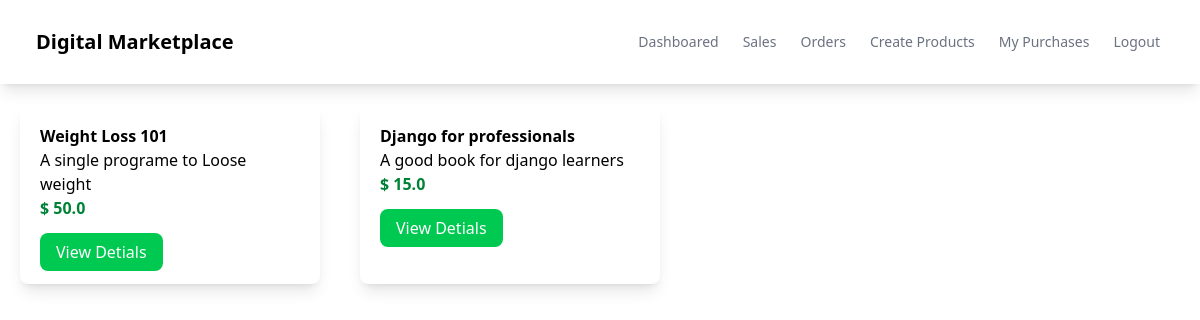
The page / on the database its author committed.
### myapp/models.py (models this page shows, shortened)
class Product(models.Model):
    name = models.CharField(max_length=100)
    description = models.CharField(max_length=100)
    price = models.FloatField()
    file = models.FileField(upload_to='uploads')

### myapp/views.py (the view)
# urls.py: path('',views.index,name='index'),
def index(request):
    products = Product.objects.all()
    return render(request,'myapp/index.html',{'products':products})

### myapp/templates/myapp/index.html (shortened to what this page needs)
{% extends 'myapp/base.html' %}
{% block content %}
<div class="product-container flex">
   {% for product in products %}
   <div class="product shadow-lg w-1/4 rounded-lg m-5">
      <div class="p-5">
         <div class="font-bold">
            {{product.name}}
         </div>
         <div>
            {{product.description}}
         </div>
         <div class="text-green-700 font-bold">
            $ {{product.price}}
         </div>
         <div class="mt-5">
            <a class="bg-green-500 text-white px-4 py-2 rounded-lg" href="{% url 'detail' product.id %}">View Detials</a>
         </div>
      </div>
   </div>
   {% endfor %}
</div>
{% endblock content %}

### rows shown on the page
Product: name "Weight Loss 101", description "A single programe to Loose weight", price "50.0"
Product: name "Django for professionals", description "A good book for django learners", price "15.0"
